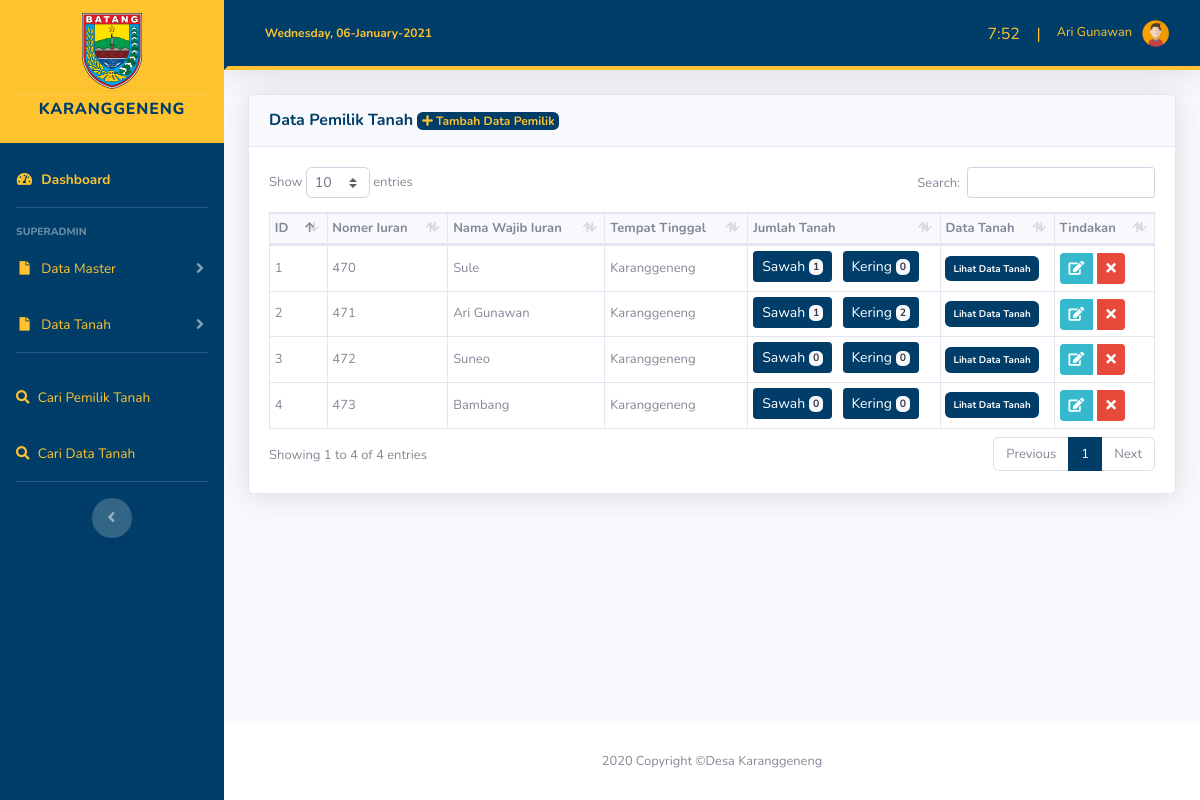
/datapemilik.php (signed in), run on the app's committed database.
### tables this page shows
CREATE TABLE `tb_pemilik_tanah` (
  `id_pemilik_tanah` int(15) NOT NULL AUTO_INCREMENT,
  `nomer_iuran` int(25) NOT NULL,
  `nama_pemilik` varchar(255) NOT NULL,
  `tempat_tinggal` text NOT NULL,
  PRIMARY KEY (`id_pemilik_tanah`)
);

### datapemilik.php (the view, shortened to what this page needs)
<!DOCTYPE html>
<html lang="en">
<?php
include 'komponen/header.php';
?>
<body id="page-top">
    <div id="wrapper">
        <?php include 'komponen/sidebar.php' ?>
        <div id="content-wrapper" class="d-flex flex-column">
            <div id="content">
                <?php include 'komponen/topbar.php' ?>
                <div class="container-fluid">
                    <div class="card shadow mb-4">
                        <div class="card-header py-3">
                            <h6 class="m-0 font-weight-bold text-primary">Data Pemilik Tanah <a href="" class="badge badge-primary text-warning badge-xs" data-toggle="modal" data-target="#tambahModal"><i class="fa fa-plus"></i> Tambah Data Pemilik</a></h6>
                        </div>
                        <div class="card-body">
                            <div class="table-responsive" style="font-size:13px">
                                <table class="table-sm table-bordered" id="dataTable" width="100%" cellspacing="0">
                                    <thead class="bg-light">
                                        <tr>
                                            <th>ID&nbsp;</th>
                                            <th>Nomer&nbsp;Iuran</th>
                                            <th>Nama&nbsp;Wajib&nbsp;Iuran</th>
                                            <th>Tempat&nbsp;Tinggal</th>
                                            <th>Jumlah&nbsp;Tanah</th>
                                            <th>Data&nbsp;Tanah</th>
                                            <th>Tindakan</th>
                                        </tr>
                                    </thead>
                                    <tbody>
                                        <?php
                                        include 'koneksi.php';
                                        $no = 1;
                                        $query = mysqli_query($conn, "SELECT * FROM tb_pemilik_tanah ORDER BY nomer_iuran ");
                                        while ($data = mysqli_fetch_assoc($query)) {
                                            $ipt   = $data['id_pemilik_tanah'];
                                            $np   = $data['nama_pemilik'];
                                            $tt   = $data['tempat_tinggal'];
                                            $ni   = $data['nomer_iuran'];
                                            $sql1    = "SELECT * FROM tb_tanah_sawah WHERE nomer_iuran = '$ni' ";
                                            $result1 = mysqli_query($conn, $sql1);
                                            $datats = mysqli_num_rows($result1);
                                            $sql2    = "SELECT * FROM tb_tanah_kering WHERE nomer_iuran = '$ni' ";
                                            $result2 = mysqli_query($conn, $sql2);
                                            $datatk = mysqli_num_rows($result2);
                                        ?>
                                            <tr>
                                                <td><?= $no++ ?></td>
                                                <td><?= $ni ?></td>
                                                <td><?= $np ?></td>
                                                <td><?= $tt ?></td>
                                            <td><button type="button" class="btn btn-primary btn-sm mb-1">
                                            Sawah <span class="badge badge-light"> <?= $datats; ?> </span>
                                            </button>  &nbsp; <button type="button" class="btn btn-primary btn-sm mb-1">
                                            Kering <span class="badge badge-light"> <?= $datatk; ?> </span>
                                            </button>    </td>
                                                <td><a href="datatanahpemilik.php?no_iuran=<?= $ni; ?>" class="badge badge-primary p-2">Lihat Data Tanah </a> </td>
                                                <td>
                                                    <div class="btn-group" role="group" aria-label="Basic example">
                                                        <a href="#" data-toggle="modal" data-target="#editModal" data-id="<?= $ni; ?>" class="btn btn-info btn-sm d-inline-block"><i class="fa fa-edit"></i></a><a href="aksi/deletepemilik.php?ipt=<?= $ipt; ?>" onclick="return confirm('Anda yakin mau menghapus data ini ?')" class="btn btn-danger btn-sm ml-1 d-inline-block"><i class=" fa fa-times"></i></a>
                                                    </div>
                                                </td>
                                            </tr>
                                        <?php } ?>
                                    </tbody>
                                </table>
                            </div>
                        </div>
                    </div>
                </div>
            </div>
            <?php include 'komponen/footer.php' ?>
</body>
</html>

### data on the page
tb_pemilik_tanah: nomer_iuran "470", nama_pemilik "Sule", tempat_tinggal "Karanggeneng", datats "1", datatk "0"
tb_pemilik_tanah: nomer_iuran "471", nama_pemilik "Ari Gunawan", tempat_tinggal "Karanggeneng", datats "1", datatk "2"
tb_pemilik_tanah: nomer_iuran "472", nama_pemilik "Suneo", tempat_tinggal "Karanggeneng", datats "0", datatk "0"
tb_pemilik_tanah: nomer_iuran "473", nama_pemilik "Bambang", tempat_tinggal "Karanggeneng", datats "0", datatk "0"

### other printed values
$sesen_nama "Ari Gunawan"
